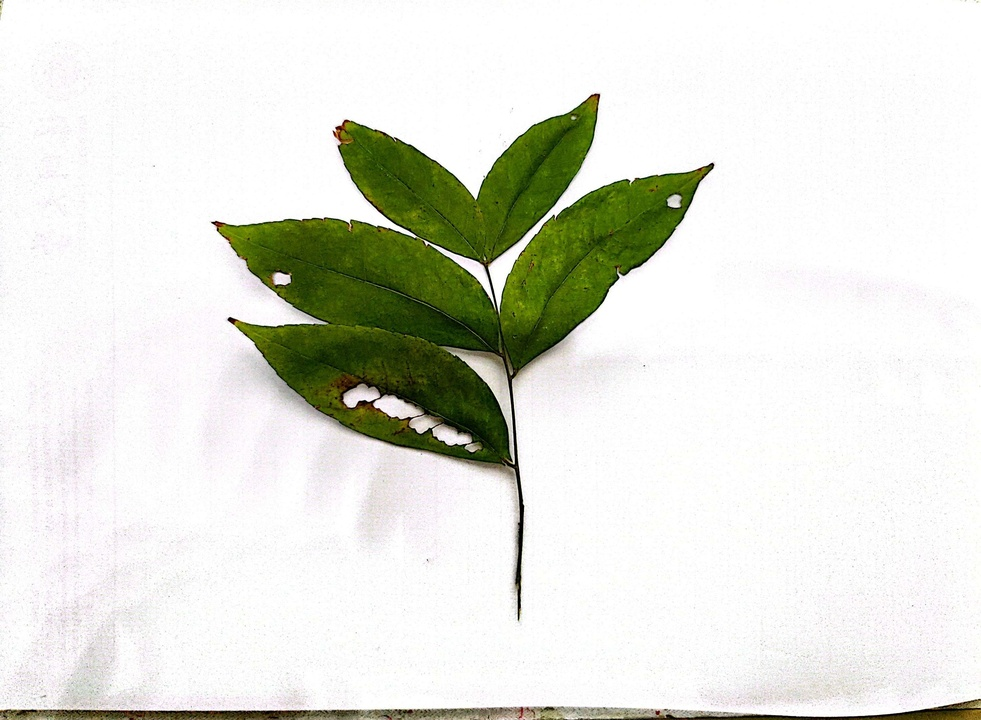
#> input picture images/leaf1.jpg, 981 x 720 px, shrunk from 3020 x 2216 before the run
$ python debug.py
#> lines starting #> are read from the running program, lines starting #| are printed output that depends on the picture; after the words box and inside, x2 and y2 are one past the last pixel; in counts of white or black regions, pixels touching at a corner belong together
### utils.py
import math
import os

import cv2

try:  # matplotlib 在无图形环境下可能不可用
    import matplotlib.pyplot as plt
except ImportError:  # pragma: no cover - 在缺失 matplotlib 时禁用预览
    plt = None


def show_images(images, titles, figsize=(15, 10), cols=3):
    """显示多张图片"""
    if not images:
        return

    if plt is None:
        print("当前环境未安装 matplotlib，已跳过图像预览。")
        return

    cols = max(1, cols)
    rows = math.ceil(len(images) / cols)
    plt.figure(figsize=figsize)

    for i, (image, title) in enumerate(zip(images, titles)):
        plt.subplot(rows, cols, i + 1)
        if len(image.shape) == 2:  # 灰度图
            plt.imshow(image, cmap="gray")
        else:  # 彩色图
            plt.imshow(cv2.cvtColor(image, cv2.COLOR_BGR2RGB))
        plt.title(title)
        plt.axis("off")

    plt.tight_layout()
    plt.show()


# [6 lines left out: function save_result, not called in this run]

### debug.py
import cv2
import numpy as np
from utils import show_images


def debug_white_background(image_path):
    """调试白色背景检测"""
#> called with image_path = 'images/leaf1.jpg'
    img = cv2.imread(image_path)
#> img is the input picture: shape (720, 981, 3); mean B, G, R 218.2, 226.9, 225
    hsv = cv2.cvtColor(img, cv2.COLOR_BGR2HSV)
#> hsv: shape (720, 981, 3); mean H, S, V 33.6, 30.4, 227.9

    # 尝试不同的白色范围
    ranges = [
        ([0, 0, 200], [180, 55, 255]),
        ([0, 0, 180], [180, 65, 255]),
        ([0, 0, 220], [180, 45, 255])
    ]

    masks = []
    titles = []

    for i, (lower, upper) in enumerate(ranges):
        lower_white = np.array(lower)
        upper_white = np.array(upper)
        mask = cv2.inRange(hsv, lower_white, upper_white)
        masks.append(mask)
        titles.append(f'Range {i + 1}: {lower}-{upper}')
#> this loop made 3 passes
#> pass 1, in debug_white_background, `mask = cv2.inRange(hsv, lower_white, upper_white)`:
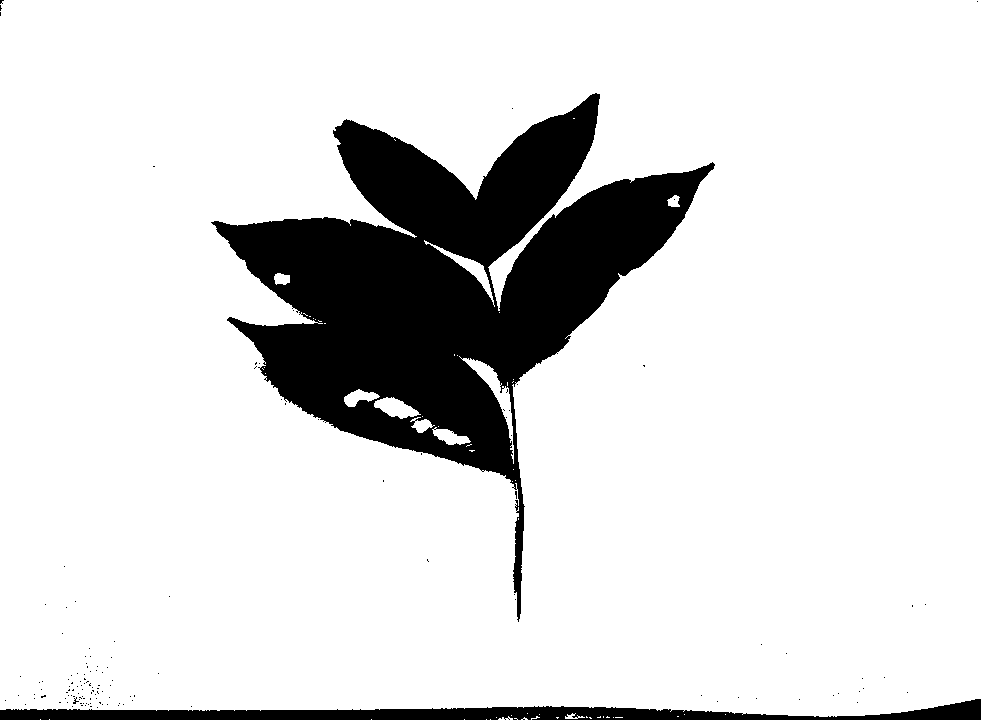
#> mask: shape (720, 981); 85.9% white; 137 black regions (135 under 20 px), largest, box (x1, y1, x2, y2) and area: (211, 93, 715, 622) 89452, (0, 699, 981, 720) 9675
#> pass 2, in debug_white_background, `mask = cv2.inRange(hsv, lower_white, upper_white)`:
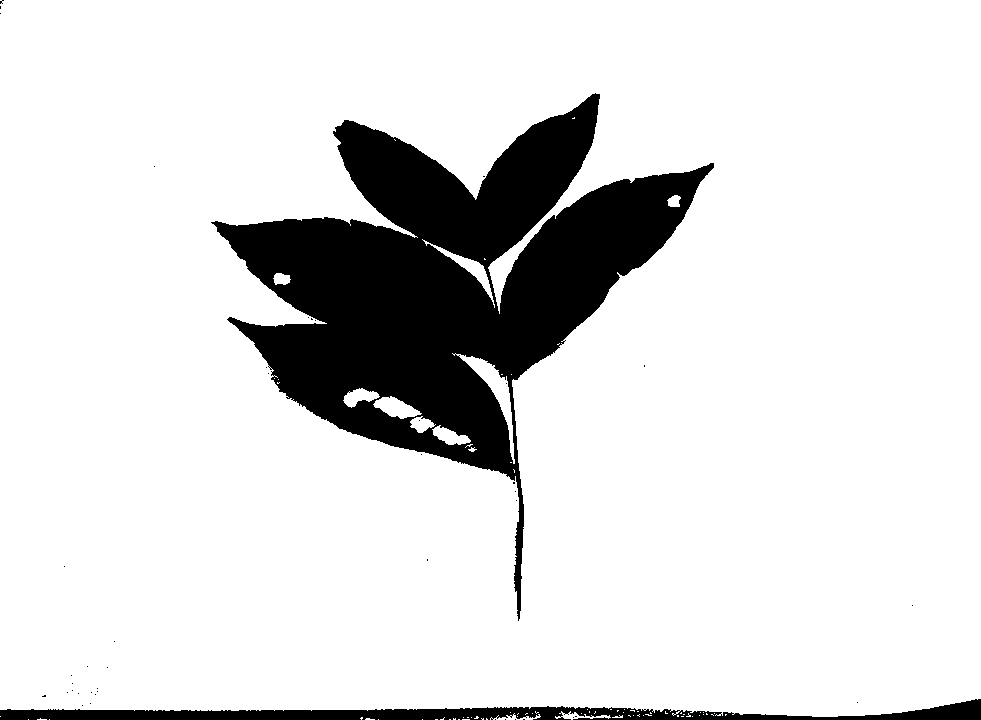
#> mask: shape (720, 981); 86.3% white; 44 black regions (42 under 20 px), largest, box (x1, y1, x2, y2) and area: (211, 93, 714, 621) 87790, (0, 699, 981, 720) 9046
#> pass 3, in debug_white_background, `mask = cv2.inRange(hsv, lower_white, upper_white)`:
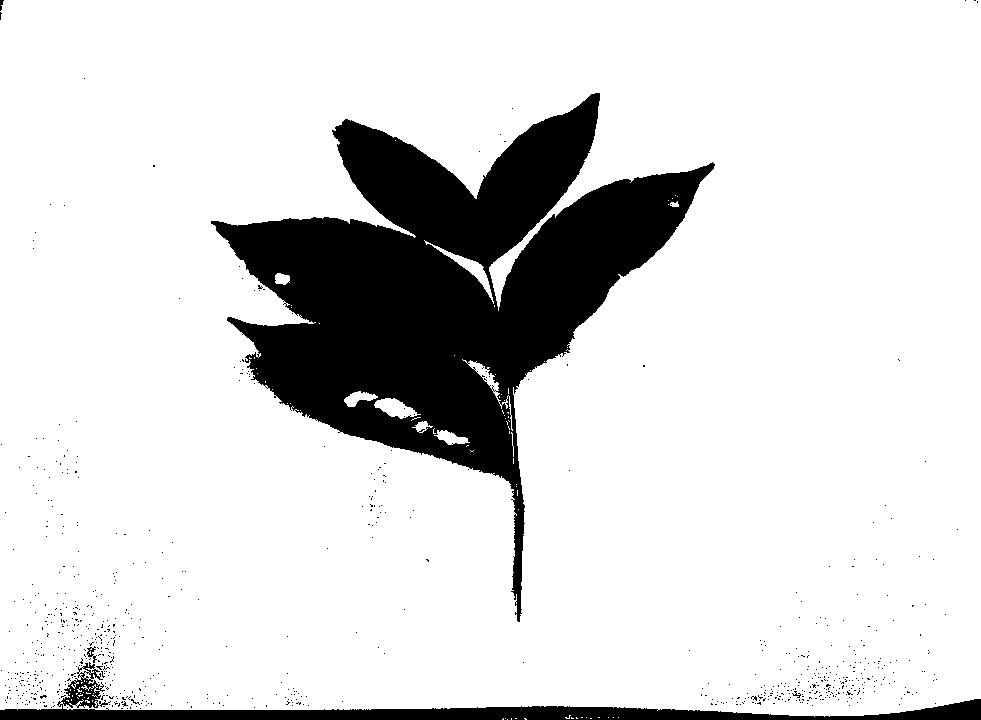
#> mask: shape (720, 981); 85.2% white; 750 black regions (744 under 20 px), largest, box (x1, y1, x2, y2) and area: (211, 93, 715, 622) 92195, (0, 662, 981, 720) 10870, (87, 646, 97, 663) 66, (99, 700, 111, 707) 29, (0, 0, 4, 11) 26, (792, 691, 801, 698) 24
#> after the loop, masks = 3 items; titles = ['Range 1: [0, 0, 200]-[180, 55, 255]', 'Range 2: [0, 0, 180]-[180, 65, 255]', 'Range 3: [0, 0, 220]-[180, 45, 255]']

    # 显示原图和所有掩码
    images = [img] + masks
#> images = 4 items
    titles = ['Original'] + titles
#> titles = ['Original', 'Range 1: [0, 0, 200]-[180, 55, 255]', 'Range 2: [0, 0, 180]-[180, 65, 255]', 'Range 3: [0, 0, 220]-[180, 45, 255]']
    show_images(images, titles)
#> in show_images, `rows = math.ceil(len(images) / cols)`: rows = 2
#> the loop in show_images, `for i, (image, title) in enumerate(zip(images, titles)):` made 4 passes
#> title on passes 1 to 4: 'Original', 'Range 1: [0, 0, 200]-[180, 55, 255]', 'Range 2: [0, 0, 180]-[180, 65, 255]', 'Range 3: [0, 0, 220]-[180, 45, 255]'
#> in show_images, `plt.show()`:
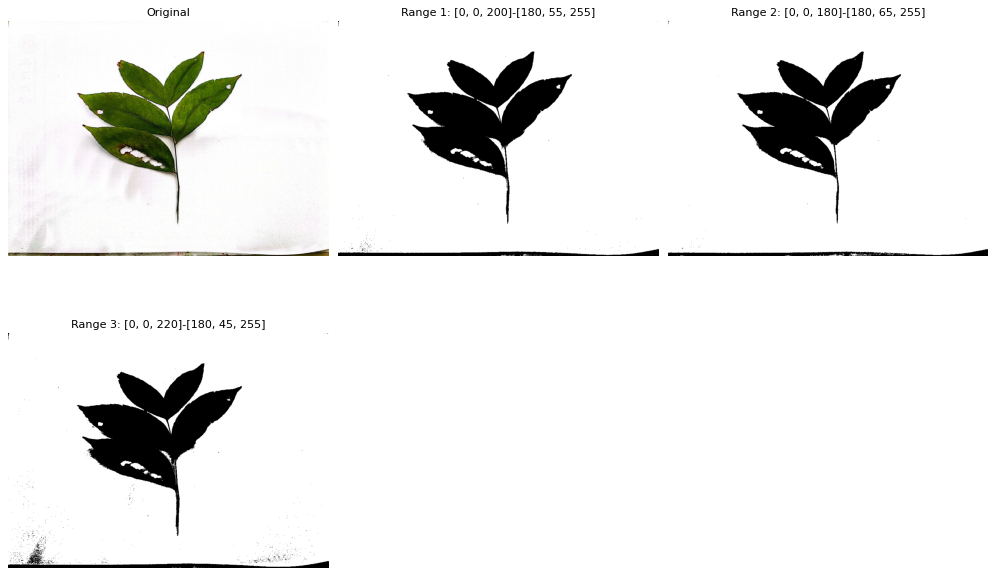
#> figure drawn by matplotlib, 4 panels


# 测试一张图片
debug_white_background('images/leaf1.jpg')

$ run again, with images/leaf2.jpg copied over images/leaf1.jpg
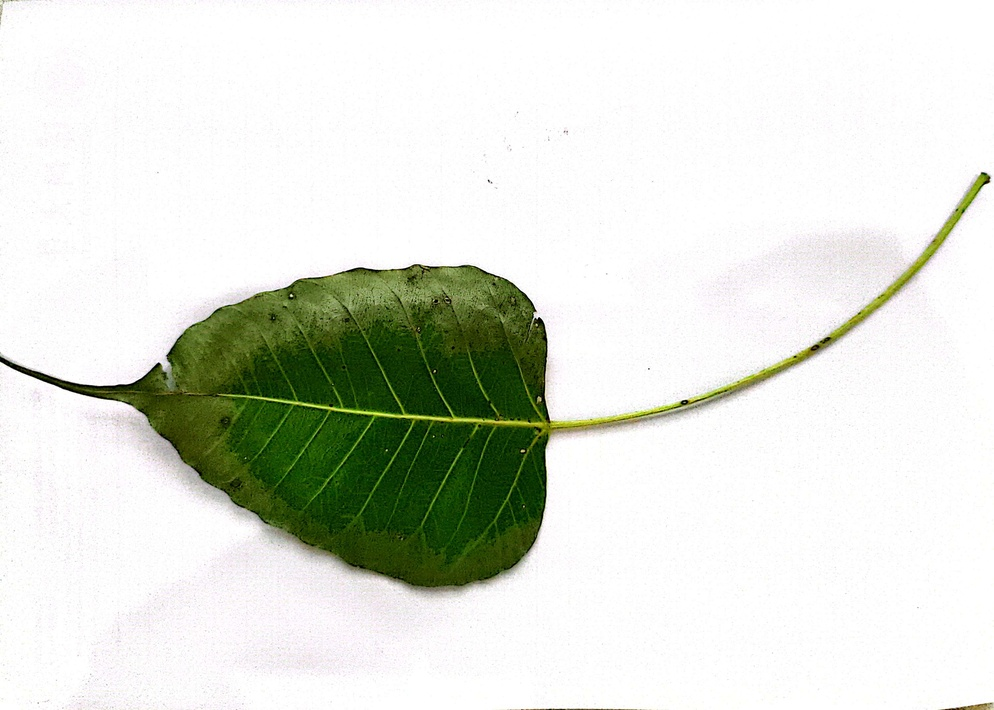
#> input picture images/leaf2.jpg, 994 x 710 px, shrunk from 3000 x 2144 before the run
#> in debug_white_background, img is the input picture: shape (710, 994, 3); mean B, G, R 215.8, 224.9, 221.1
#> hsv: shape (710, 994, 3); mean H, S, V 29.3, 33.3, 225.5
#> the loop in debug_white_background, `for i, (lower, upper) in enumerate(ranges):` made 3 passes
#> pass 1, in debug_white_background, `mask = cv2.inRange(hsv, lower_white, upper_white)`:
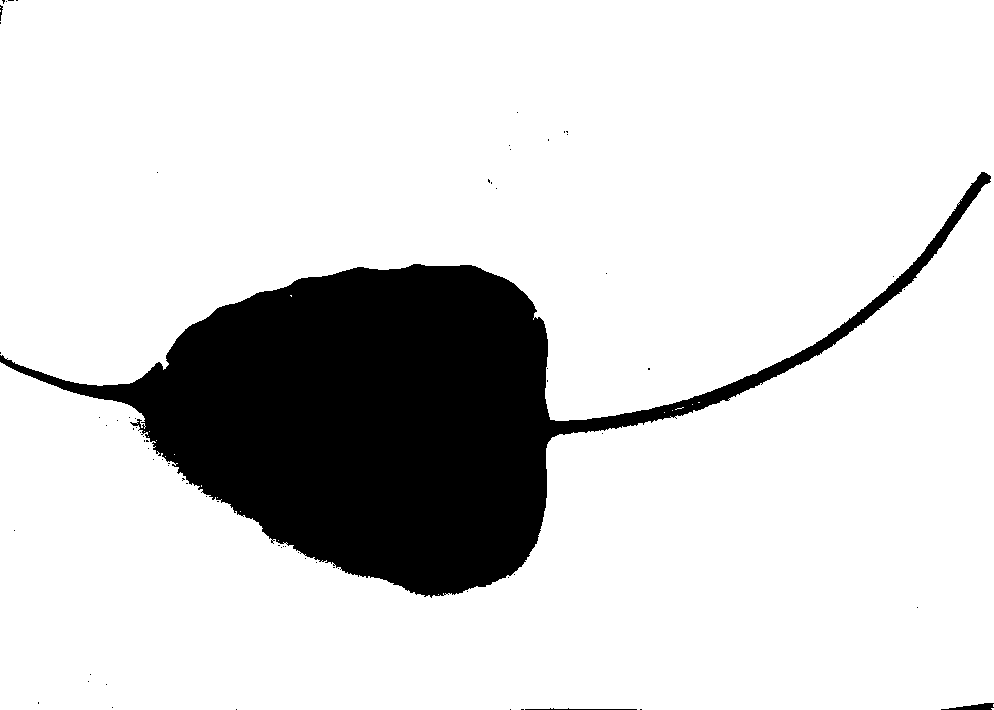
#> mask: shape (710, 994); 84.2% white; 71 black regions (67 under 20 px), largest, box (x1, y1, x2, y2) and area: (0, 172, 991, 598) 111333, (941, 703, 994, 710) 208, (525, 708, 637, 710) 115, (0, 5, 3, 21) 25
#> after the loop in debug_white_background, `for i, (lower, upper) in enumerate(ranges):`: masks = 3 items; titles = ['Range 1: [0, 0, 200]-[180, 55, 255]', 'Range 2: [0, 0, 180]-[180, 65, 255]', 'Range 3: [0, 0, 220]-[180, 45, 255]']
#> images = 4 items
#> in debug_white_background, `titles = ['Original'] + titles`: titles = ['Original', 'Range 1: [0, 0, 200]-[180, 55, 255]', 'Range 2: [0, 0, 180]-[180, 65, 255]', 'Range 3: [0, 0, 220]-[180, 45, 255]']
#> rows = 2
#> the loop in show_images, `for i, (image, title) in enumerate(zip(images, titles)):` made 4 passes
#> title on passes 1 to 4: 'Original', 'Range 1: [0, 0, 200]-[180, 55, 255]', 'Range 2: [0, 0, 180]-[180, 65, 255]', 'Range 3: [0, 0, 220]-[180, 45, 255]'
#> in show_images, `plt.show()`:
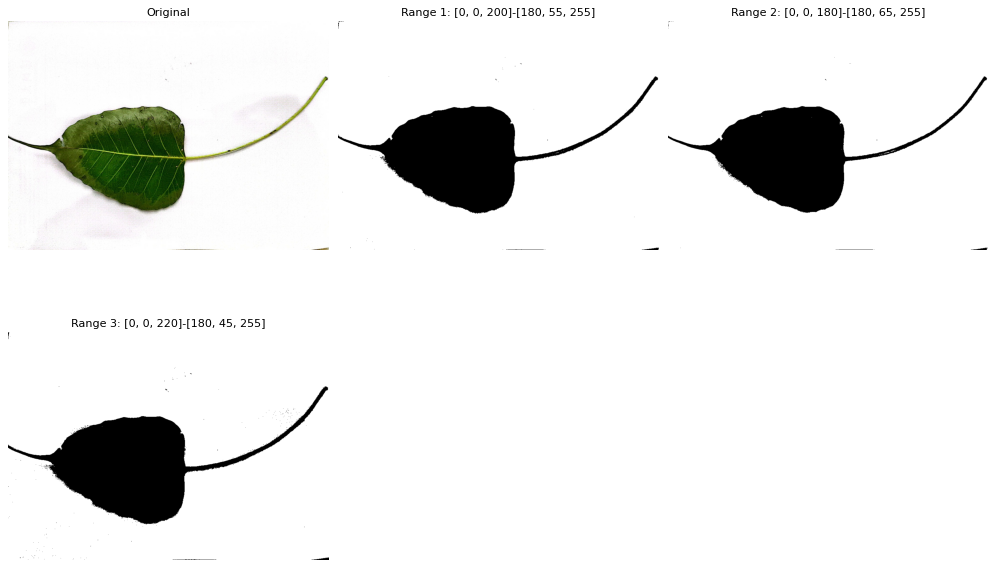
#> figure drawn by matplotlib, 4 panels

$ run again, with images/leaf3.jpg copied over images/leaf1.jpg
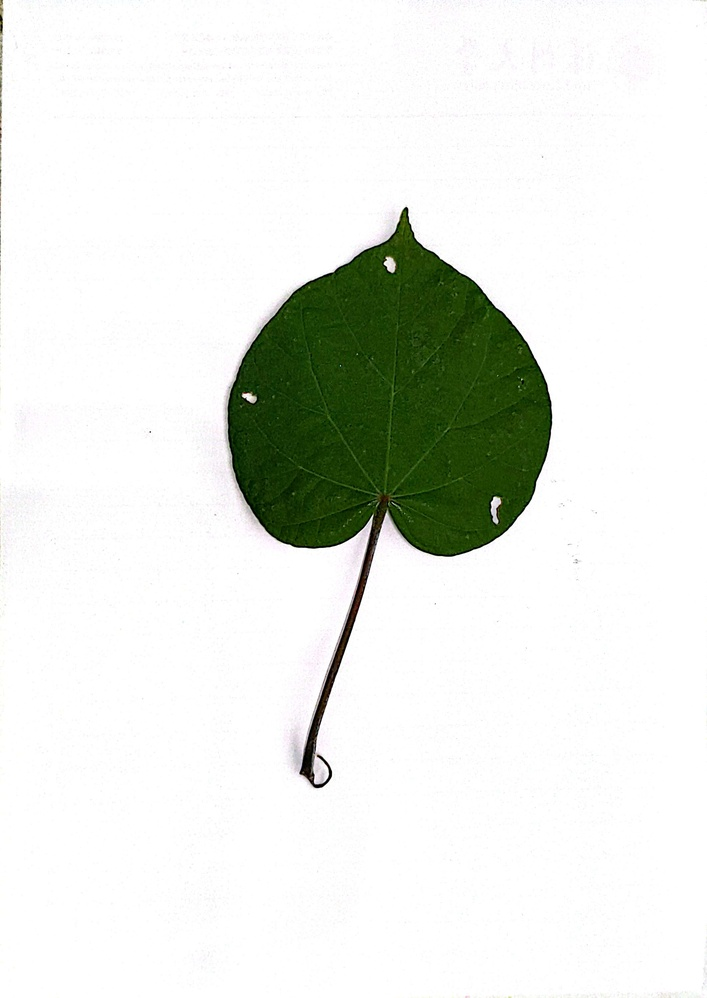
#> input picture images/leaf3.jpg, 707 x 998 px, shrunk from 2126 x 3000 before the run
#> in debug_white_background, img is the input picture: shape (998, 707, 3); mean B, G, R 225.8, 231.7, 228.3
#> hsv: shape (998, 707, 3); mean H, S, V 12.4, 26.2, 231.9
#> the loop in debug_white_background, `for i, (lower, upper) in enumerate(ranges):` made 3 passes
#> pass 1, in debug_white_background, `mask = cv2.inRange(hsv, lower_white, upper_white)`:
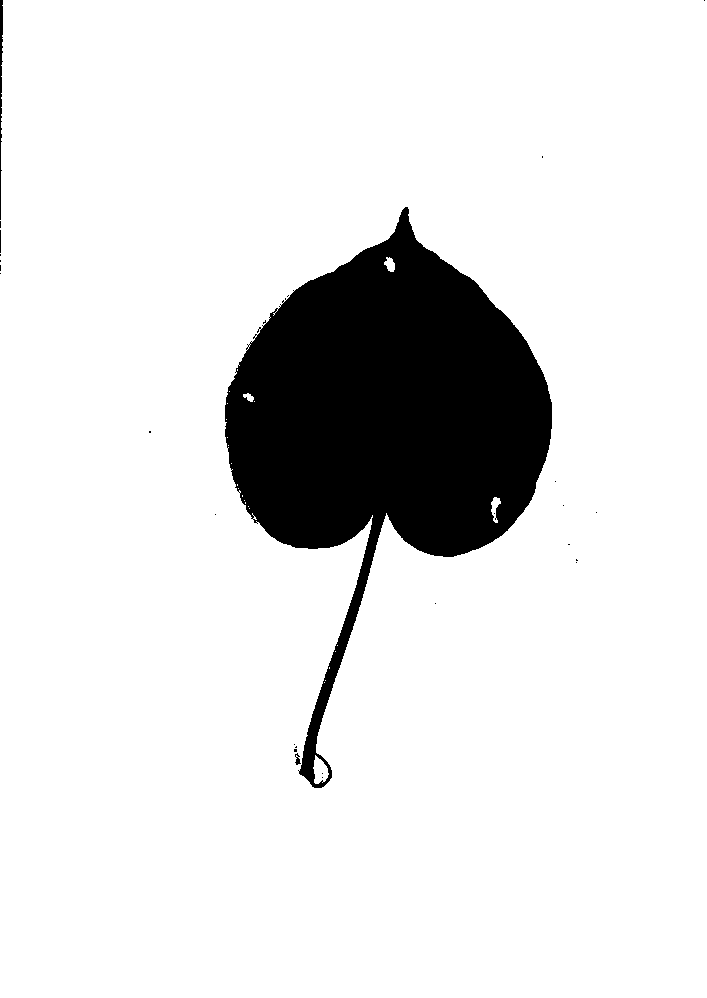
#> mask: shape (998, 707); 88.4% white; 27 black regions (23 under 20 px), largest, box (x1, y1, x2, y2) and area: (225, 207, 552, 788) 81136, (0, 0, 3, 220) 382, (295, 753, 301, 765) 38, (0, 230, 1, 253) 23
#> after the loop in debug_white_background, `for i, (lower, upper) in enumerate(ranges):`: masks = 3 items; titles = ['Range 1: [0, 0, 200]-[180, 55, 255]', 'Range 2: [0, 0, 180]-[180, 65, 255]', 'Range 3: [0, 0, 220]-[180, 45, 255]']
#> images = 4 items
#> in debug_white_background, `titles = ['Original'] + titles`: titles = ['Original', 'Range 1: [0, 0, 200]-[180, 55, 255]', 'Range 2: [0, 0, 180]-[180, 65, 255]', 'Range 3: [0, 0, 220]-[180, 45, 255]']
#> rows = 2
#> the loop in show_images, `for i, (image, title) in enumerate(zip(images, titles)):` made 4 passes
#> title on passes 1 to 4: 'Original', 'Range 1: [0, 0, 200]-[180, 55, 255]', 'Range 2: [0, 0, 180]-[180, 65, 255]', 'Range 3: [0, 0, 220]-[180, 45, 255]'
#> in show_images, `plt.show()`:
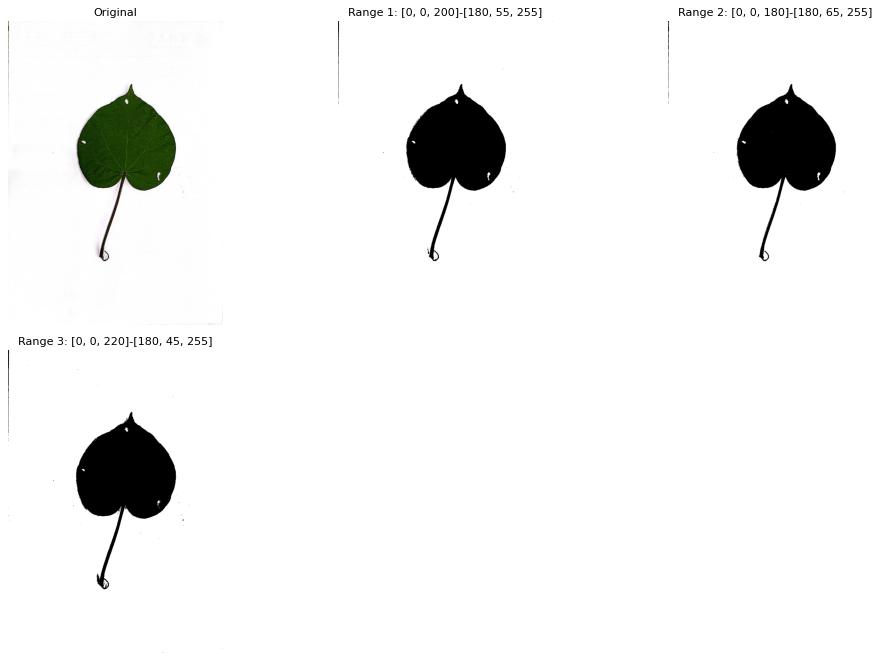
#> figure drawn by matplotlib, 4 panels
